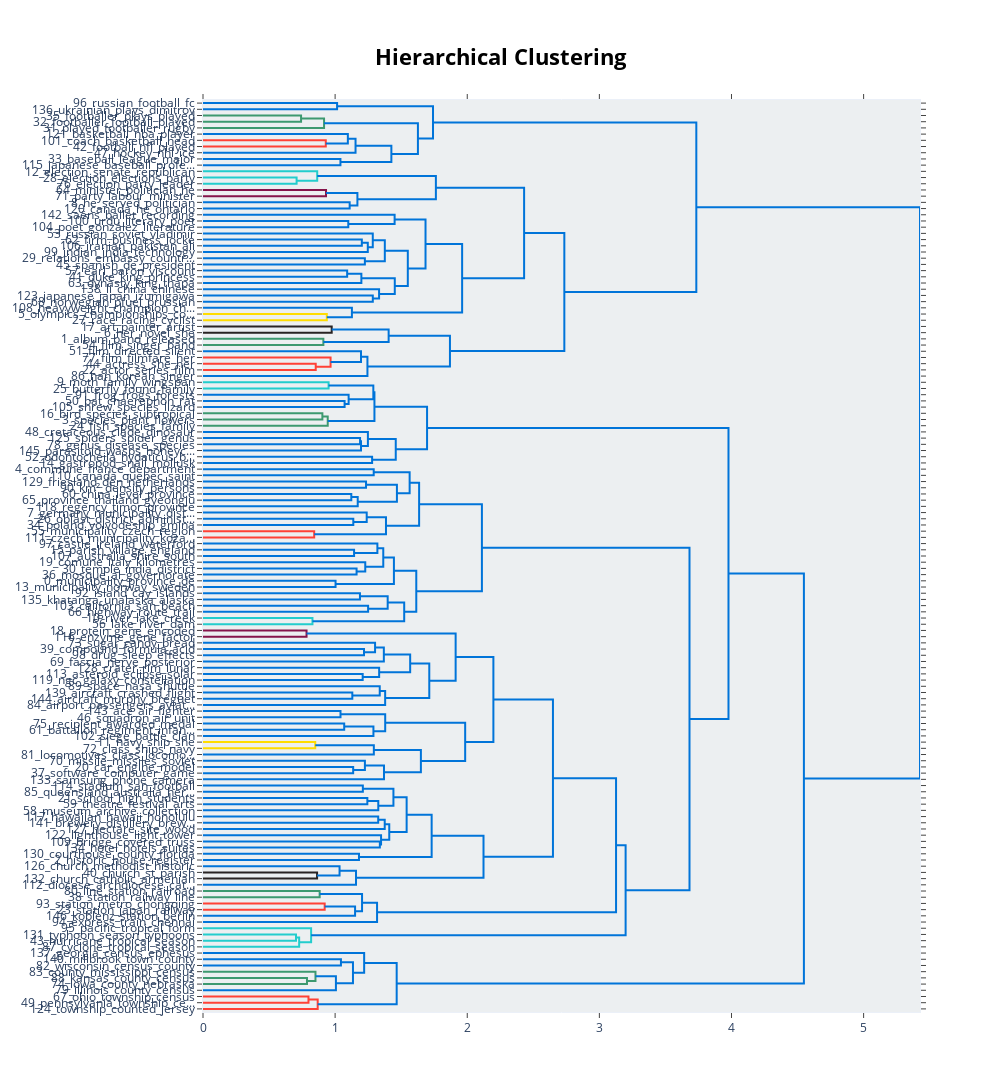

Write notebook code for a chart like this one.
### Code cell
model.visualize_hierarchy()

### Figure 1 — Plotly figure (JSON) as saved in the notebook; plotly's stock layout.template omitted (floating-point values rounded to 4 significant figures; data arrays with more than 128 entries replaced by an {"elided": "..."} marker saying what was removed)
{"data": [{"hoverinfo": "text", "marker": {"color": "rgb(0,116,217)"}, "mode": "lines", "type": "scatter", "x": [0, 1.015, 1.015, 0], "xaxis": "x", "y": [-5, -5, -15, -15], "yaxis": "y"}, {"hoverinfo": "text", "marker": {"color": "rgb(61,153,112)"}, "mode": "lines", "type": "scatter", "x": [0, 0.7423, 0.7423, 0], "xaxis": "x", "y": [-25, -25, -35, -35], "yaxis": "y"}, {"hoverinfo": "text", "marker": {"color": "rgb(61,153,112)"}, "mode": "lines", "type": "scatter", "x": [0.7423, 0.9163, 0.9163, 0], "xaxis": "x", "y": [-30, -30, -45, -45], "yaxis": "y"}, {"hoverinfo": "text", "marker": {"color": "rgb(255,65,54)"}, "mode": "lines", "type": "scatter", "x": [0, 0.9293, 0.9293, 0], "xaxis": "x", "y": [-65, -65, -75, -75], "yaxis": "y"}, {"hoverinfo": "text", "marker": {"color": "rgb(0,116,217)"}, "mode": "lines", "type": "scatter", "x": [0, 1.096, 1.096, 0.9293], "xaxis": "x", "y": [-55, -55, -70, -70], "yaxis": "y"}, {"hoverinfo": "text", "marker": {"color": "rgb(0,116,217)"}, "mode": "lines", "type": "scatter", "x": [1.096, 1.155, 1.155, 0], "xaxis": "x", "y": [-62.5, -62.5, -85, -85], "yaxis": "y"}, {"hoverinfo": "text", "marker": {"color": "rgb(0,116,217)"}, "mode": "lines", "type": "scatter", "x": [0, 1.04, 1.04, 0], "xaxis": "x", "y": [-95, -95, -105, -105], "yaxis": "y"}, {"hoverinfo": "text", "marker": {"color": "rgb(0,116,217)"}, "mode": "lines", "type": "scatter", "x": [1.155, 1.426, 1.426, 1.04], "xaxis": "x", "y": [-73.75, -73.75, -100, -100], "yaxis": "y"}, {"hoverinfo": "text", "marker": {"color": "rgb(0,116,217)"}, "mode": "lines", "type": "scatter", "x": [0.9163, 1.627, 1.627, 1.426], "xaxis": "x", "y": [-37.5, -37.5, -86.88, -86.88], "yaxis": "y"}, {"hoverinfo": "text", "marker": {"color": "rgb(0,116,217)"}, "mode": "lines", "type": "scatter", "x": [1.015, 1.741, 1.741, 1.627], "xaxis": "x", "y": [-10, -10, -62.19, -62.19], "yaxis": "y"}, {"hoverinfo": "text", "marker": {"color": "rgb(35,205,205)"}, "mode": "lines", "type": "scatter", "x": [0, 0.7084, 0.7084, 0], "xaxis": "x", "y": [-125, -125, -135, -135], "yaxis": "y"}, {"hoverinfo": "text", "marker": {"color": "rgb(35,205,205)"}, "mode": "lines", "type": "scatter", "x": [0, 0.8644, 0.8644, 0.7084], "xaxis": "x", "y": [-115, -115, -130, -130], "yaxis": "y"}, {"hoverinfo": "text", "marker": {"color": "rgb(133,20,75)"}, "mode": "lines", "type": "scatter", "x": [0, 0.9311, 0.9311, 0], "xaxis": "x", "y": [-145, -145, -155, -155], "yaxis": "y"}, {"hoverinfo": "text", "marker": {"color": "rgb(0,116,217)"}, "mode": "lines", "type": "scatter", "x": [0, 1.11, 1.11, 0], "xaxis": "x", "y": [-165, -165, -175, -175], "yaxis": "y"}, {"hoverinfo": "text", "marker": {"color": "rgb(0,116,217)"}, "mode": "lines", "type": "scatter", "x": [0.9311, 1.169, 1.169, 1.11], "xaxis": "x", "y": [-150, -150, -170, -170], "yaxis": "y"}, {"hoverinfo": "text", "marker": {"color": "rgb(0,116,217)"}, "mode": "lines", "type": "scatter", "x": [0.8644, 1.763, 1.763, 1.169], "xaxis": "x", "y": [-122.5, -122.5, -160, -160], "yaxis": "y"}, {"hoverinfo": "text", "marker": {"color": "rgb(0,116,217)"}, "mode": "lines", "type": "scatter", "x": [0, 1.1, 1.1, 0], "xaxis": "x", "y": [-195, -195, -205, -205], "yaxis": "y"}, {"hoverinfo": "text", "marker": {"color": "rgb(0,116,217)"}, "mode": "lines", "type": "scatter", "x": [0, 1.45, 1.45, 1.1], "xaxis": "x", "y": [-185, -185, -200, -200], "yaxis": "y"}, {"hoverinfo": "text", "marker": {"color": "rgb(0,116,217)"}, "mode": "lines", "type": "scatter", "x": [0, 1.202, 1.202, 0], "xaxis": "x", "y": [-225, -225, -235, -235], "yaxis": "y"}, {"hoverinfo": "text", "marker": {"color": "rgb(0,116,217)"}, "mode": "lines", "type": "scatter", "x": [1.202, 1.247, 1.247, 0], "xaxis": "x", "y": [-230, -230, -245, -245], "yaxis": "y"}, {"hoverinfo": "text", "marker": {"color": "rgb(0,116,217)"}, "mode": "lines", "type": "scatter", "x": [0, 1.285, 1.285, 1.247], "xaxis": "x", "y": [-215, -215, -237.5, -237.5], "yaxis": "y"}, {"hoverinfo": "text", "marker": {"color": "rgb(0,116,217)"}, "mode": "lines", "type": "scatter", "x": [0, 1.225, 1.225, 0], "xaxis": "x", "y": [-255, -255, -265, -265], "yaxis": "y"}, {"hoverinfo": "text", "marker": {"color": "rgb(0,116,217)"}, "mode": "lines", "type": "scatter", "x": [1.285, 1.376, 1.376, 1.225], "xaxis": "x", "y": [-226.2, -226.2, -260, -260], "yaxis": "y"}, {"hoverinfo": "text", "marker": {"color": "rgb(0,116,217)"}, "mode": "lines", "type": "scatter", "x": [0, 1.091, 1.091, 0], "xaxis": "x", "y": [-275, -275, -285, -285], "yaxis": "y"}, {"hoverinfo": "text", "marker": {"color": "rgb(0,116,217)"}, "mode": "lines", "type": "scatter", "x": [1.091, 1.199, 1.199, 0], "xaxis": "x", "y": [-280, -280, -295, -295], "yaxis": "y"}, {"hoverinfo": "text", "marker": {"color": "rgb(0,116,217)"}, "mode": "lines", "type": "scatter", "x": [0, 1.285, 1.285, 0], "xaxis": "x", "y": [-315, -315, -325, -325], "yaxis": "y"}, {"hoverinfo": "text", "marker": {"color": "rgb(0,116,217)"}, "mode": "lines", "type": "scatter", "x": [0, 1.333, 1.333, 1.285], "xaxis": "x", "y": [-305, -305, -320, -320], "yaxis": "y"}, {"hoverinfo": "text", "marker": {"color": "rgb(0,116,217)"}, "mode": "lines", "type": "scatter", "x": [1.199, 1.452, 1.452, 1.333], "xaxis": "x", "y": [-287.5, -287.5, -312.5, -312.5], "yaxis": "y"}, {"hoverinfo": "text", "marker": {"color": "rgb(0,116,217)"}, "mode": "lines", "type": "scatter", "x": [1.376, 1.55, 1.55, 1.452], "xaxis": "x", "y": [-243.1, -243.1, -300, -300], "yaxis": "y"}, {"hoverinfo": "text", "marker": {"color": "rgb(0,116,217)"}, "mode": "lines", "type": "scatter", "x": [1.45, 1.684, 1.684, 1.55], "xaxis": "x", "y": [-192.5, -192.5, -271.6, -271.6], "yaxis": "y"}, {"hoverinfo": "text", "marker": {"color": "rgb(255,220,0)"}, "mode": "lines", "type": "scatter", "x": [0, 0.937, 0.937, 0], "xaxis": "x", "y": [-345, -345, -355, -355], "yaxis": "y"}, {"hoverinfo": "text", "marker": {"color": "rgb(0,116,217)"}, "mode": "lines", "type": "scatter", "x": [0, 1.127, 1.127, 0.937], "xaxis": "x", "y": [-335, -335, -350, -350], "yaxis": "y"}, {"hoverinfo": "text", "marker": {"color": "rgb(0,116,217)"}, "mode": "lines", "type": "scatter", "x": [1.684, 1.961, 1.961, 1.127], "xaxis": "x", "y": [-232.0, -232.0, -342.5, -342.5], "yaxis": "y"}, {"hoverinfo": "text", "marker": {"color": "rgb(0,116,217)"}, "mode": "lines", "type": "scatter", "x": [1.763, 2.43, 2.43, 1.961], "xaxis": "x", "y": [-141.2, -141.2, -287.3, -287.3], "yaxis": "y"}, {"hoverinfo": "text", "marker": {"color": "rgb(40,35,35)"}, "mode": "lines", "type": "scatter", "x": [0, 0.9742, 0.9742, 0], "xaxis": "x", "y": [-365, -365, -375, -375], "yaxis": "y"}, {"hoverinfo": "text", "marker": {"color": "rgb(61,153,112)"}, "mode": "lines", "type": "scatter", "x": [0, 0.911, 0.911, 0], "xaxis": "x", "y": [-385, -385, -395, -395], "yaxis": "y"}, {"hoverinfo": "text", "marker": {"color": "rgb(0,116,217)"}, "mode": "lines", "type": "scatter", "x": [0.9742, 1.405, 1.405, 0.911], "xaxis": "x", "y": [-370, -370, -390, -390], "yaxis": "y"}, {"hoverinfo": "text", "marker": {"color": "rgb(255,65,54)"}, "mode": "lines", "type": "scatter", "x": [0, 0.8532, 0.8532, 0], "xaxis": "x", "y": [-425, -425, -435, -435], "yaxis": "y"}, {"hoverinfo": "text", "marker": {"color": "rgb(255,65,54)"}, "mode": "lines", "type": "scatter", "x": [0, 0.9655, 0.9655, 0.8532], "xaxis": "x", "y": [-415, -415, -430, -430], "yaxis": "y"}, {"hoverinfo": "text", "marker": {"color": "rgb(0,116,217)"}, "mode": "lines", "type": "scatter", "x": [0, 1.196, 1.196, 0.9655], "xaxis": "x", "y": [-405, -405, -422.5, -422.5], "yaxis": "y"}, {"hoverinfo": "text", "marker": {"color": "rgb(0,116,217)"}, "mode": "lines", "type": "scatter", "x": [1.196, 1.245, 1.245, 0], "xaxis": "x", "y": [-413.8, -413.8, -445, -445], "yaxis": "y"}, {"hoverinfo": "text", "marker": {"color": "rgb(0,116,217)"}, "mode": "lines", "type": "scatter", "x": [1.405, 1.869, 1.869, 1.245], "xaxis": "x", "y": [-380, -380, -429.4, -429.4], "yaxis": "y"}, {"hoverinfo": "text", "marker": {"color": "rgb(0,116,217)"}, "mode": "lines", "type": "scatter", "x": [2.43, 2.735, 2.735, 1.869], "xaxis": "x", "y": [-214.3, -214.3, -404.7, -404.7], "yaxis": "y"}, {"hoverinfo": "text", "marker": {"color": "rgb(0,116,217)"}, "mode": "lines", "type": "scatter", "x": [1.741, 3.734, 3.734, 2.735], "xaxis": "x", "y": [-36.09, -36.09, -309.5, -309.5], "yaxis": "y"}, {"hoverinfo": "text", "marker": {"color": "rgb(35,205,205)"}, "mode": "lines", "type": "scatter", "x": [0, 0.9506, 0.9506, 0], "xaxis": "x", "y": [-455, -455, -465, -465], "yaxis": "y"}, {"hoverinfo": "text", "marker": {"color": "rgb(0,116,217)"}, "mode": "lines", "type": "scatter", "x": [0, 1.072, 1.072, 0], "xaxis": "x", "y": [-485, -485, -495, -495], "yaxis": "y"}, {"hoverinfo": "text", "marker": {"color": "rgb(0,116,217)"}, "mode": "lines", "type": "scatter", "x": [0, 1.102, 1.102, 1.072], "xaxis": "x", "y": [-475, -475, -490, -490], "yaxis": "y"}, {"hoverinfo": "text", "marker": {"color": "rgb(0,116,217)"}, "mode": "lines", "type": "scatter", "x": [0.9506, 1.289, 1.289, 1.102], "xaxis": "x", "y": [-460, -460, -482.5, -482.5], "yaxis": "y"}, {"hoverinfo": "text", "marker": {"color": "rgb(61,153,112)"}, "mode": "lines", "type": "scatter", "x": [0, 0.9035, 0.9035, 0], "xaxis": "x", "y": [-505, -505, -515, -515], "yaxis": "y"}, {"hoverinfo": "text", "marker": {"color": "rgb(61,153,112)"}, "mode": "lines", "type": "scatter", "x": [0.9035, 0.944, 0.944, 0], "xaxis": "x", "y": [-510, -510, -525, -525], "yaxis": "y"}, {"hoverinfo": "text", "marker": {"color": "rgb(0,116,217)"}, "mode": "lines", "type": "scatter", "x": [1.289, 1.298, 1.298, 0.944], "xaxis": "x", "y": [-471.2, -471.2, -517.5, -517.5], "yaxis": "y"}, {"hoverinfo": "text", "marker": {"color": "rgb(0,116,217)"}, "mode": "lines", "type": "scatter", "x": [0, 1.189, 1.189, 0], "xaxis": "x", "y": [-545, -545, -555, -555], "yaxis": "y"}, {"hoverinfo": "text", "marker": {"color": "rgb(0,116,217)"}, "mode": "lines", "type": "scatter", "x": [1.189, 1.196, 1.196, 0], "xaxis": "x", "y": [-550, -550, -565, -565], "yaxis": "y"}, {"hoverinfo": "text", "marker": {"color": "rgb(0,116,217)"}, "mode": "lines", "type": "scatter", "x": [0, 1.248, 1.248, 1.196], "xaxis": "x", "y": [-535, -535, -557.5, -557.5], "yaxis": "y"}, {"hoverinfo": "text", "marker": {"color": "rgb(0,116,217)"}, "mode": "lines", "type": "scatter", "x": [0, 1.28, 1.28, 0], "xaxis": "x", "y": [-575, -575, -585, -585], "yaxis": "y"}, {"hoverinfo": "text", "marker": {"color": "rgb(0,116,217)"}, "mode": "lines", "type": "scatter", "x": [1.248, 1.459, 1.459, 1.28], "xaxis": "x", "y": [-546.2, -546.2, -580, -580], "yaxis": "y"}, {"hoverinfo": "text", "marker": {"color": "rgb(0,116,217)"}, "mode": "lines", "type": "scatter", "x": [1.298, 1.696, 1.696, 1.459], "xaxis": "x", "y": [-494.4, -494.4, -563.1, -563.1], "yaxis": "y"}, {"hoverinfo": "text", "marker": {"color": "rgb(0,116,217)"}, "mode": "lines", "type": "scatter", "x": [0, 1.292, 1.292, 0], "xaxis": "x", "y": [-595, -595, -605, -605], "yaxis": "y"}, {"hoverinfo": "text", "marker": {"color": "rgb(0,116,217)"}, "mode": "lines", "type": "scatter", "x": [0, 1.234, 1.234, 0], "xaxis": "x", "y": [-615, -615, -625, -625], "yaxis": "y"}, {"hoverinfo": "text", "marker": {"color": "rgb(0,116,217)"}, "mode": "lines", "type": "scatter", "x": [0, 1.122, 1.122, 0], "xaxis": "x", "y": [-635, -635, -645, -645], "yaxis": "y"}, {"hoverinfo": "text", "marker": {"color": "rgb(0,116,217)"}, "mode": "lines", "type": "scatter", "x": [1.122, 1.171, 1.171, 0], "xaxis": "x", "y": [-640, -640, -655, -655], "yaxis": "y"}, {"hoverinfo": "text", "marker": {"color": "rgb(0,116,217)"}, "mode": "lines", "type": "scatter", "x": [1.234, 1.468, 1.468, 1.171], "xaxis": "x", "y": [-620, -620, -647.5, -647.5], "yaxis": "y"}, {"hoverinfo": "text", "marker": {"color": "rgb(0,116,217)"}, "mode": "lines", "type": "scatter", "x": [1.292, 1.564, 1.564, 1.468], "xaxis": "x", "y": [-600, -600, -633.8, -633.8], "yaxis": "y"}, {"hoverinfo": "text", "marker": {"color": "rgb(0,116,217)"}, "mode": "lines", "type": "scatter", "x": [0, 1.138, 1.138, 0], "xaxis": "x", "y": [-675, -675, -685, -685], "yaxis": "y"}, {"hoverinfo": "text", "marker": {"color": "rgb(0,116,217)"}, "mode": "lines", "type": "scatter", "x": [0, 1.239, 1.239, 1.138], "xaxis": "x", "y": [-665, -665, -680, -680], "yaxis": "y"}, {"hoverinfo": "text", "marker": {"color": "rgb(255,65,54)"}, "mode": "lines", "type": "scatter", "x": [0, 0.8416, 0.8416, 0], "xaxis": "x", "y": [-695, -695, -705, -705], "yaxis": "y"}, {"hoverinfo": "text", "marker": {"color": "rgb(0,116,217)"}, "mode": "lines", "type": "scatter", "x": [1.239, 1.385, 1.385, 0.8416], "xaxis": "x", "y": [-672.5, -672.5, -700, -700], "yaxis": "y"}, {"hoverinfo": "text", "marker": {"color": "rgb(0,116,217)"}, "mode": "lines", "type": "scatter", "x": [1.564, 1.636, 1.636, 1.385], "xaxis": "x", "y": [-616.9, -616.9, -686.2, -686.2], "yaxis": "y"}, {"hoverinfo": "text", "marker": {"color": "rgb(0,116,217)"}, "mode": "lines", "type": "scatter", "x": [0, 1.143, 1.143, 0], "xaxis": "x", "y": [-725, -725, -735, -735], "yaxis": "y"}, {"hoverinfo": "text", "marker": {"color": "rgb(0,116,217)"}, "mode": "lines", "type": "scatter", "x": [0, 1.32, 1.32, 1.143], "xaxis": "x", "y": [-715, -715, -730, -730], "yaxis": "y"}, {"hoverinfo": "text", "marker": {"color": "rgb(0,116,217)"}, "mode": "lines", "type": "scatter", "x": [0, 1.162, 1.162, 0], "xaxis": "x", "y": [-755, -755, -765, -765], "yaxis": "y"}, {"hoverinfo": "text", "marker": {"color": "rgb(0,116,217)"}, "mode": "lines", "type": "scatter", "x": [0, 1.228, 1.228, 1.162], "xaxis": "x", "y": [-745, -745, -760, -760], "yaxis": "y"}, {"hoverinfo": "text", "marker": {"color": "rgb(0,116,217)"}, "mode": "lines", "type": "scatter", "x": [1.32, 1.364, 1.364, 1.228], "xaxis": "x", "y": [-722.5, -722.5, -752.5, -752.5], "yaxis": "y"}, {"hoverinfo": "text", "marker": {"color": "rgb(0,116,217)"}, "mode": "lines", "type": "scatter", "x": [0, 1.003, 1.003, 0], "xaxis": "x", "y": [-775, -775, -785, -785], "yaxis": "y"}, {"hoverinfo": "text", "marker": {"color": "rgb(0,116,217)"}, "mode": "lines", "type": "scatter", "x": [1.364, 1.445, 1.445, 1.003], "xaxis": "x", "y": [-737.5, -737.5, -780, -780], "yaxis": "y"}, {"hoverinfo": "text", "marker": {"color": "rgb(0,116,217)"}, "mode": "lines", "type": "scatter", "x": [0, 1.188, 1.188, 0], "xaxis": "x", "y": [-795, -795, -805, -805], "yaxis": "y"}, {"hoverinfo": "text", "marker": {"color": "rgb(0,116,217)"}, "mode": "lines", "type": "scatter", "x": [0, 1.25, 1.25, 0], "xaxis": "x", "y": [-815, -815, -825, -825], "yaxis": "y"}, {"hoverinfo": "text", "marker": {"color": "rgb(0,116,217)"}, "mode": "lines", "type": "scatter", "x": [1.188, 1.398, 1.398, 1.25], "xaxis": "x", "y": [-800, -800, -820, -820], "yaxis": "y"}, {"hoverinfo": "text", "marker": {"color": "rgb(35,205,205)"}, "mode": "lines", "type": "scatter", "x": [0, 0.8285, 0.8285, 0], "xaxis": "x", "y": [-835, -835, -845, -845], "yaxis": "y"}, {"hoverinfo": "text", "marker": {"color": "rgb(0,116,217)"}, "mode": "lines", "type": "scatter", "x": [1.398, 1.523, 1.523, 0.8285], "xaxis": "x", "y": [-810, -810, -840, -840], "yaxis": "y"}, {"hoverinfo": "text", "marker": {"color": "rgb(0,116,217)"}, "mode": "lines", "type": "scatter", "x": [1.445, 1.614, 1.614, 1.523], "xaxis": "x", "y": [-758.8, -758.8, -825, -825], "yaxis": "y"}, {"hoverinfo": "text", "marker": {"color": "rgb(0,116,217)"}, "mode": "lines", "type": "scatter", "x": [1.636, 2.111, 2.111, 1.614], "xaxis": "x", "y": [-651.6, -651.6, -791.9, -791.9], "yaxis": "y"}, {"hoverinfo": "text", "marker": {"color": "rgb(133,20,75)"}, "mode": "lines", "type": "scatter", "x": [0, 0.7837, 0.7837, 0], "xaxis": "x", "y": [-855, -855, -865, -865], "yaxis": "y"}, {"hoverinfo": "text", "marker": {"color": "rgb(0,116,217)"}, "mode": "lines", "type": "scatter", "x": [0, 1.219, 1.219, 0], "xaxis": "x", "y": [-885, -885, -895, -895], "yaxis": "y"}, {"hoverinfo": "text", "marker": {"color": "rgb(0,116,217)"}, "mode": "lines", "type": "scatter", "x": [0, 1.302, 1.302, 1.219], "xaxis": "x", "y": [-875, -875, -890, -890], "yaxis": "y"}, {"hoverinfo": "text", "marker": {"color": "rgb(0,116,217)"}, "mode": "lines", "type": "scatter", "x": [1.302, 1.369, 1.369, 0], "xaxis": "x", "y": [-882.5, -882.5, -905, -905], "yaxis": "y"}, {"hoverinfo": "text", "marker": {"color": "rgb(0,116,217)"}, "mode": "lines", "type": "scatter", "x": [0, 1.209, 1.209, 0], "xaxis": "x", "y": [-925, -925, -935, -935], "yaxis": "y"}, {"hoverinfo": "text", "marker": {"color": "rgb(0,116,217)"}, "mode": "lines", "type": "scatter", "x": [0, 1.333, 1.333, 1.209], "xaxis": "x", "y": [-915, -915, -930, -930], "yaxis": "y"}, {"hoverinfo": "text", "marker": {"color": "rgb(0,116,217)"}, "mode": "lines", "type": "scatter", "x": [1.369, 1.568, 1.568, 1.333], "xaxis": "x", "y": [-893.8, -893.8, -922.5, -922.5], "yaxis": "y"}, {"hoverinfo": "text", "marker": {"color": "rgb(0,116,217)"}, "mode": "lines", "type": "scatter", "x": [0, 1.13, 1.13, 0], "xaxis": "x", "y": [-955, -955, -965, -965], "yaxis": "y"}, {"hoverinfo": "text", "marker": {"color": "rgb(0,116,217)"}, "mode": "lines", "type": "scatter", "x": [0, 1.338, 1.338, 1.13], "xaxis": "x", "y": [-945, -945, -960, -960], "yaxis": "y"}, {"hoverinfo": "text", "marker": {"color": "rgb(0,116,217)"}, "mode": "lines", "type": "scatter", "x": [1.338, 1.379, 1.379, 0], "xaxis": "x", "y": [-952.5, -952.5, -975, -975], "yaxis": "y"}, {"hoverinfo": "text", "marker": {"color": "rgb(0,116,217)"}, "mode": "lines", "type": "scatter", "x": [1.568, 1.713, 1.713, 1.379], "xaxis": "x", "y": [-908.1, -908.1, -963.8, -963.8], "yaxis": "y"}, {"hoverinfo": "text", "marker": {"color": "rgb(0,116,217)"}, "mode": "lines", "type": "scatter", "x": [0.7837, 1.912, 1.912, 1.713], "xaxis": "x", "y": [-860, -860, -935.9, -935.9], "yaxis": "y"}, {"hoverinfo": "text", "marker": {"color": "rgb(0,116,217)"}, "mode": "lines", "type": "scatter", "x": [0, 1.041, 1.041, 0], "xaxis": "x", "y": [-985, -985, -995, -995], "yaxis": "y"}, {"hoverinfo": "text", "marker": {"color": "rgb(0,116,217)"}, "mode": "lines", "type": "scatter", "x": [0, 1.069, 1.069, 0], "xaxis": "x", "y": [-1005, -1005, -1015, -1015], "yaxis": "y"}, {"hoverinfo": "text", "marker": {"color": "rgb(0,116,217)"}, "mode": "lines", "type": "scatter", "x": [1.069, 1.29, 1.29, 0], "xaxis": "x", "y": [-1010, -1010, -1025, -1025], "yaxis": "y"}, {"hoverinfo": "text", "marker": {"color": "rgb(0,116,217)"}, "mode": "lines", "type": "scatter", "x": [1.041, 1.379, 1.379, 1.29], "xaxis": "x", "y": [-990, -990, -1018.0, -1018.0], "yaxis": "y"}, {"hoverinfo": "text", "marker": {"color": "rgb(255,220,0)"}, "mode": "lines", "type": "scatter", "x": [0, 0.8495, 0.8495, 0], "xaxis": "x", "y": [-1035, -1035, -1045, -1045], "yaxis": "y"}, {"hoverinfo": "text", "marker": {"color": "rgb(0,116,217)"}, "mode": "lines", "type": "scatter", "x": [0.8495, 1.293, 1.293, 0], "xaxis": "x", "y": [-1040, -1040, -1055, -1055], "yaxis": "y"}, {"hoverinfo": "text", "marker": {"color": "rgb(0,116,217)"}, "mode": "lines", "type": "scatter", "x": [0, 1.137, 1.137, 0], "xaxis": "x", "y": [-1075, -1075, -1085, -1085], "yaxis": "y"}, {"hoverinfo": "text", "marker": {"color": "rgb(0,116,217)"}, "mode": "lines", "type": "scatter", "x": [0, 1.225, 1.225, 1.137], "xaxis": "x", "y": [-1065, -1065, -1080, -1080], "yaxis": "y"}, {"hoverinfo": "text", "marker": {"color": "rgb(0,116,217)"}, "mode": "lines", "type": "scatter", "x": [1.225, 1.37, 1.37, 0], "xaxis": "x", "y": [-1072.0, -1072.0, -1095, -1095], "yaxis": "y"}, {"hoverinfo": "text", "marker": {"color": "rgb(0,116,217)"}, "mode": "lines", "type": "scatter", "x": [1.293, 1.649, 1.649, 1.37], "xaxis": "x", "y": [-1048.0, -1048.0, -1084.0, -1084.0], "yaxis": "y"}, {"hoverinfo": "text", "marker": {"color": "rgb(0,116,217)"}, "mode": "lines", "type": "scatter", "x": [1.379, 1.984, 1.984, 1.649], "xaxis": "x", "y": [-1004.0, -1004.0, -1066.0, -1066.0], "yaxis": "y"}, {"hoverinfo": "text", "marker": {"color": "rgb(0,116,217)"}, "mode": "lines", "type": "scatter", "x": [1.912, 2.198, 2.198, 1.984], "xaxis": "x", "y": [-898.0, -898.0, -1035.0, -1035.0], "yaxis": "y"}, {"hoverinfo": "text", "marker": {"color": "rgb(0,116,217)"}, "mode": "lines", "type": "scatter", "x": [0, 1.21, 1.21, 0], "xaxis": "x", "y": [-1105, -1105, -1115, -1115], "yaxis": "y"}, {"hoverinfo": "text", "marker": {"color": "rgb(0,116,217)"}, "mode": "lines", "type": "scatter", "x": [0, 1.244, 1.244, 0], "xaxis": "x", "y": [-1125, -1125, -1135, -1135], "yaxis": "y"}, {"hoverinfo": "text", "marker": {"color": "rgb(0,116,217)"}, "mode": "lines", "type": "scatter", "x": [1.244, 1.327, 1.327, 0], "xaxis": "x", "y": [-1130, -1130, -1145, -1145], "yaxis": "y"}, {"hoverinfo": "text", "marker": {"color": "rgb(0,116,217)"}, "mode": "lines", "type": "scatter", "x": [1.21, 1.441, 1.441, 1.327], "xaxis": "x", "y": [-1110, -1110, -1138.0, -1138.0], "yaxis": "y"}, {"hoverinfo": "text", "marker": {"color": "rgb(0,116,217)"}, "mode": "lines", "type": "scatter", "x": [0, 1.326, 1.326, 0], "xaxis": "x", "y": [-1155, -1155, -1165, -1165], "yaxis": "y"}, {"hoverinfo": "text", "marker": {"color": "rgb(0,116,217)"}, "mode": "lines", "type": "scatter", "x": [1.326, 1.375, 1.375, 0], "xaxis": "x", "y": [-1160, -1160, -1175, -1175], "yaxis": "y"}, {"hoverinfo": "text", "marker": {"color": "rgb(0,116,217)"}, "mode": "lines", "type": "scatter", "x": [0, 1.338, 1.338, 0], "xaxis": "x", "y": [-1195, -1195, -1205, -1205], "yaxis": "y"}, {"hoverinfo": "text", "marker": {"color": "rgb(0,116,217)"}, "mode": "lines", "type": "scatter", "x": [0, 1.348, 1.348, 1.338], "xaxis": "x", "y": [-1185, -1185, -1200, -1200], "yaxis": "y"}, {"hoverinfo": "text", "marker": {"color": "rgb(0,116,217)"}, "mode": "lines", "type": "scatter", "x": [1.375, 1.41, 1.41, 1.348], "xaxis": "x", "y": [-1168.0, -1168.0, -1192.0, -1192.0], "yaxis": "y"}, {"hoverinfo": "text", "marker": {"color": "rgb(0,116,217)"}, "mode": "lines", "type": "scatter", "x": [1.441, 1.541, 1.541, 1.41], "xaxis": "x", "y": [-1124.0, -1124.0, -1180, -1180], "yaxis": "y"}, {"hoverinfo": "text", "marker": {"color": "rgb(0,116,217)"}, "mode": "lines", "type": "scatter", "x": [0, 1.181, 1.181, 0], "xaxis": "x", "y": [-1215, -1215, -1225, -1225], "yaxis": "y"}, {"hoverinfo": "text", "marker": {"color": "rgb(0,116,217)"}, "mode": "lines", "type": "scatter", "x": [1.541, 1.731, 1.731, 1.181], "xaxis": "x", "y": [-1152.0, -1152.0, -1220, -1220], "yaxis": "y"}, {"hoverinfo": "text", "marker": {"color": "rgb(40,35,35)"}, "mode": "lines", "type": "scatter", "x": [0, 0.8634, 0.8634, 0], "xaxis": "x", "y": [-1245, -1245, -1255, -1255], "yaxis": "y"}, {"hoverinfo": "text", "marker": {"color": "rgb(0,116,217)"}, "mode": "lines", "type": "scatter", "x": [0, 1.033, 1.033, 0.8634], "xaxis": "x", "y": [-1235, -1235, -1250, -1250], "yaxis": "y"}, {"hoverinfo": "text", "marker": {"color": "rgb(0,116,217)"}, "mode": "lines", "type": "scatter", "x": [1.033, 1.158, 1.158, 0], "xaxis": "x", "y": [-1242.0, -1242.0, -1265, -1265], "yaxis": "y"}, {"hoverinfo": "text", "marker": {"color": "rgb(0,116,217)"}, "mode": "lines", "type": "scatter", "x": [1.731, 2.123, 2.123, 1.158], "xaxis": "x", "y": [-1186.0, -1186.0, -1254.0, -1254.0], "yaxis": "y"}, {"hoverinfo": "text", "marker": {"color": "rgb(0,116,217)"}, "mode": "lines", "type": "scatter", "x": [2.198, 2.649, 2.649, 2.123], "xaxis": "x", "y": [-966.3, -966.3, -1220.0, -1220.0], "yaxis": "y"}, {"hoverinfo": "text", "marker": {"color": "rgb(61,153,112)"}, "mode": "lines", "type": "scatter", "x": [0, 0.883, 0.883, 0], "xaxis": "x", "y": [-1275, -1275, -1285, -1285], "yaxis": "y"}, {"hoverinfo": "text", "marker": {"color": "rgb(255,65,54)"}, "mode": "lines", "type": "scatter", "x": [0, 0.9209, 0.9209, 0], "xaxis": "x", "y": [-1295, -1295, -1305, -1305], "yaxis": "y"}, {"hoverinfo": "text", "marker": {"color": "rgb(0,116,217)"}, "mode": "lines", "type": "scatter", "x": [0.9209, 1.151, 1.151, 0], "xaxis": "x", "y": [-1300, -1300, -1315, -1315], "yaxis": "y"}, {"hoverinfo": "text", "marker": {"color": "rgb(0,116,217)"}, "mode": "lines", "type": "scatter", "x": [0.883, 1.204, 1.204, 1.151], "xaxis": "x", "y": [-1280, -1280, -1308.0, -1308.0], "yaxis": "y"}, {"hoverinfo": "text", "marker": {"color": "rgb(0,116,217)"}, "mode": "lines", "type": "scatter", "x": [1.204, 1.317, 1.317, 0], "xaxis": "x", "y": [-1294.0, -1294.0, -1325, -1325], "yaxis": "y"}, {"hoverinfo": "text", "marker": {"color": "rgb(0,116,217)"}, "mode": "lines", "type": "scatter", "x": [2.649, 3.126, 3.126, 1.317], "xaxis": "x", "y": [-1093.0, -1093.0, -1309.0, -1309.0], "yaxis": "y"}, {"hoverinfo": "text", "marker": {"color": "rgb(35,205,205)"}, "mode": "lines", "type": "scatter", "x": [0, 0.7038, 0.7038, 0], "xaxis": "x", "y": [-1345, -1345, -1355, -1355], "yaxis": "y"}, {"hoverinfo": "text", "marker": {"color": "rgb(35,205,205)"}, "mode": "lines", "type": "scatter", "x": [0.7038, 0.7279, 0.7279, 0], "xaxis": "x", "y": [-1350, -1350, -1365, -1365], "yaxis": "y"}, {"hoverinfo": "text", "marker": {"color": "rgb(35,205,205)"}, "mode": "lines", "type": "scatter", "x": [0, 0.8183, 0.8183, 0.7279], "xaxis": "x", "y": [-1335, -1335, -1358.0, -1358.0], "yaxis": "y"}, {"hoverinfo": "text", "marker": {"color": "rgb(0,116,217)"}, "mode": "lines", "type": "scatter", "x": [3.126, 3.199, 3.199, 0.8183], "xaxis": "x", "y": [-1201.0, -1201.0, -1346.0, -1346.0], "yaxis": "y"}, {"hoverinfo": "text", "marker": {"color": "rgb(0,116,217)"}, "mode": "lines", "type": "scatter", "x": [2.111, 3.682, 3.682, 3.199], "xaxis": "x", "y": [-721.7, -721.7, -1274.0, -1274.0], "yaxis": "y"}, {"hoverinfo": "text", "marker": {"color": "rgb(0,116,217)"}, "mode": "lines", "type": "scatter", "x": [1.696, 3.977, 3.977, 3.682], "xaxis": "x", "y": [-528.8, -528.8, -997.7, -997.7], "yaxis": "y"}, {"hoverinfo": "text", "marker": {"color": "rgb(0,116,217)"}, "mode": "lines", "type": "scatter", "x": [0, 1.044, 1.044, 0], "xaxis": "x", "y": [-1385, -1385, -1395, -1395], "yaxis": "y"}, {"hoverinfo": "text", "marker": {"color": "rgb(61,153,112)"}, "mode": "lines", "type": "scatter", "x": [0, 0.787, 0.787, 0], "xaxis": "x", "y": [-1415, -1415, -1425, -1425], "yaxis": "y"}, {"hoverinfo": "text", "marker": {"color": "rgb(61,153,112)"}, "mode": "lines", "type": "scatter", "x": [0, 0.8513, 0.8513, 0.787], "xaxis": "x", "y": [-1405, -1405, -1420, -1420], "yaxis": "y"}, {"hoverinfo": "text", "marker": {"color": "rgb(0,116,217)"}, "mode": "lines", "type": "scatter", "x": [0.8513, 1.006, 1.006, 0], "xaxis": "x", "y": [-1412.0, -1412.0, -1435, -1435], "yaxis": "y"}, {"hoverinfo": "text", "marker": {"color": "rgb(0,116,217)"}, "mode": "lines", "type": "scatter", "x": [1.044, 1.135, 1.135, 1.006], "xaxis": "x", "y": [-1390, -1390, -1424.0, -1424.0], "yaxis": "y"}, {"hoverinfo": "text", "marker": {"color": "rgb(0,116,217)"}, "mode": "lines", "type": "scatter", "x": [0, 1.22, 1.22, 1.135], "xaxis": "x", "y": [-1375, -1375, -1407.0, -1407.0], "yaxis": "y"}, {"hoverinfo": "text", "marker": {"color": "rgb(255,65,54)"}, "mode": "lines", "type": "scatter", "x": [0, 0.7984, 0.7984, 0], "xaxis": "x", "y": [-1445, -1445, -1455, -1455], "yaxis": "y"}, {"hoverinfo": "text", "marker": {"color": "rgb(255,65,54)"}, "mode": "lines", "type": "scatter", "x": [0.7984, 0.8681, 0.8681, 0], "xaxis": "x", "y": [-1450, -1450, -1465, -1465], "yaxis": "y"}, {"hoverinfo": "text", "marker": {"color": "rgb(0,116,217)"}, "mode": "lines", "type": "scatter", "x": [1.22, 1.466, 1.466, 0.8681], "xaxis": "x", "y": [-1391.0, -1391.0, -1458.0, -1458.0], "yaxis": "y"}, {"hoverinfo": "text", "marker": {"color": "rgb(0,116,217)"}, "mode": "lines", "type": "scatter", "x": [3.977, 4.548, 4.548, 1.466], "xaxis": "x", "y": [-763.2, -763.2, -1424.0, -1424.0], "yaxis": "y"}, {"hoverinfo": "text", "marker": {"color": "rgb(0,116,217)"}, "mode": "lines", "type": "scatter", "x": [3.734, 5.427, 5.427, 4.548], "xaxis": "x", "y": [-172.8, -172.8, -1094.0, -1094.0], "yaxis": "y"}], "layout": {"autosize": false, "height": 2405, "hoverlabel": {"bgcolor": "white", "font": {"family": "Rockwell", "size": 16}}, "hovermode": "closest", "plot_bgcolor": "#ECEFF1", "showlegend": false, "title": {"font": {"color": "Black", "size": 22}, "text": "<b>Hierarchical Clustering", "x": 0.5, "xanchor": "center", "yanchor": "top"}, "width": 1000, "xaxis": {"mirror": "allticks", "rangemode": "tozero", "showgrid": false, "showline": true, "showticklabels": true, "ticks": "outside", "type": "linear", "zeroline": false}, "yaxis": {"mirror": "allticks", "range": [-1470, 0], "rangemode": "tozero", "showgrid": false, "showline": true, "showticklabels": true, "tickmode": "array", "ticks": "outside", "ticktext": {"elided": "147 str values"}, "tickvals": {"elided": "147 int values"}, "type": "linear", "zeroline": false}}}
